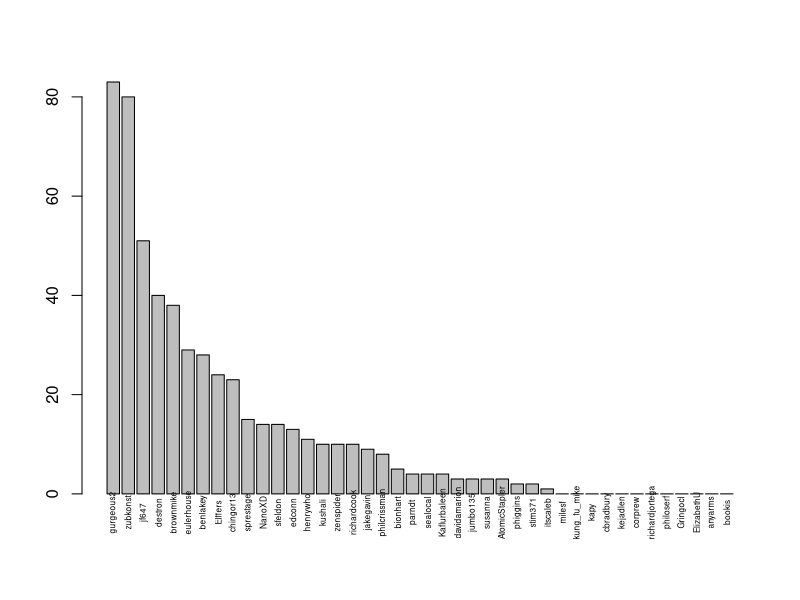

Write the R code that produced this figure. (Note: this script raises an error after producing the figure.)
## Bar chart of scores
scores <- read.csv("scores.csv", colClasses = c("character", "numeric"), col.names = c("user", "score"), header=FALSE)
x <- barplot(scores$score)
userlabels = as.vector(scores$user)
head(scores)
text(cex=0.5, x=x, y=-3.75, userlabels, xpd=TRUE, srt=90)


## Line chart of scores
data <- read.csv("records.csv", col.names=c("user", "score", "timestamp"), colClasses = c("factor", "numeric", "character"), header=FALSE)
data$timestamp <- strptime(data$timestamp, "%Y-%m-%dT%H:%M:%S")
uniqueDates <- unique(dt)

plotDrawn <- FALSE

xRange <- range(data$timestamp)
yRange <- range(data$score)

for (user in levels(data$user)) {
  userData = data[data$user == user,]
  if (plotDrawn) {
    ## lines(x=userData$timestamp, y=userData$score)
  }
  else {
    plot(x=userData$timestamp, y=userData$score, type="l")
    print(userData)
    plotDrawn <- TRUE
  }
}
